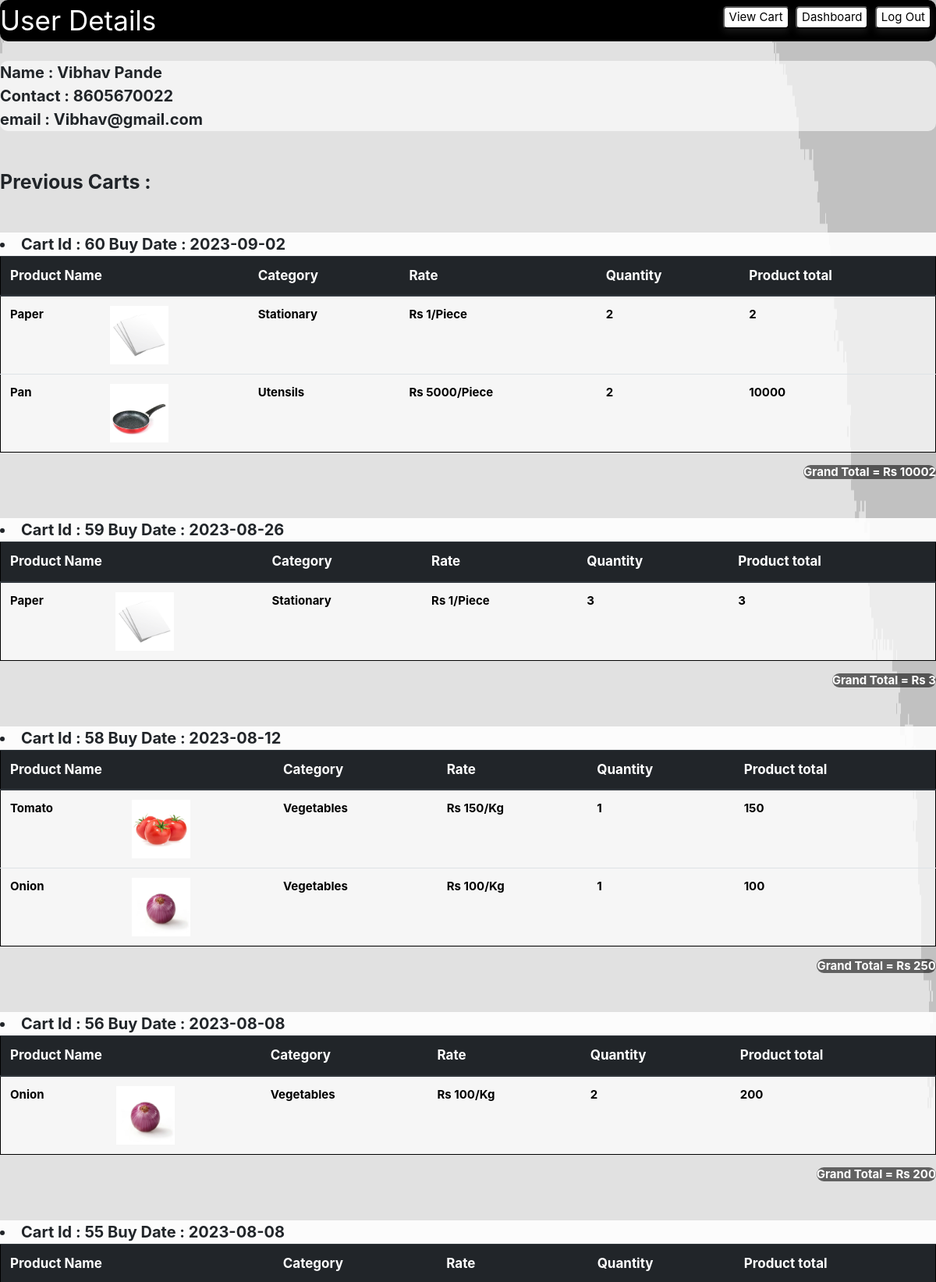
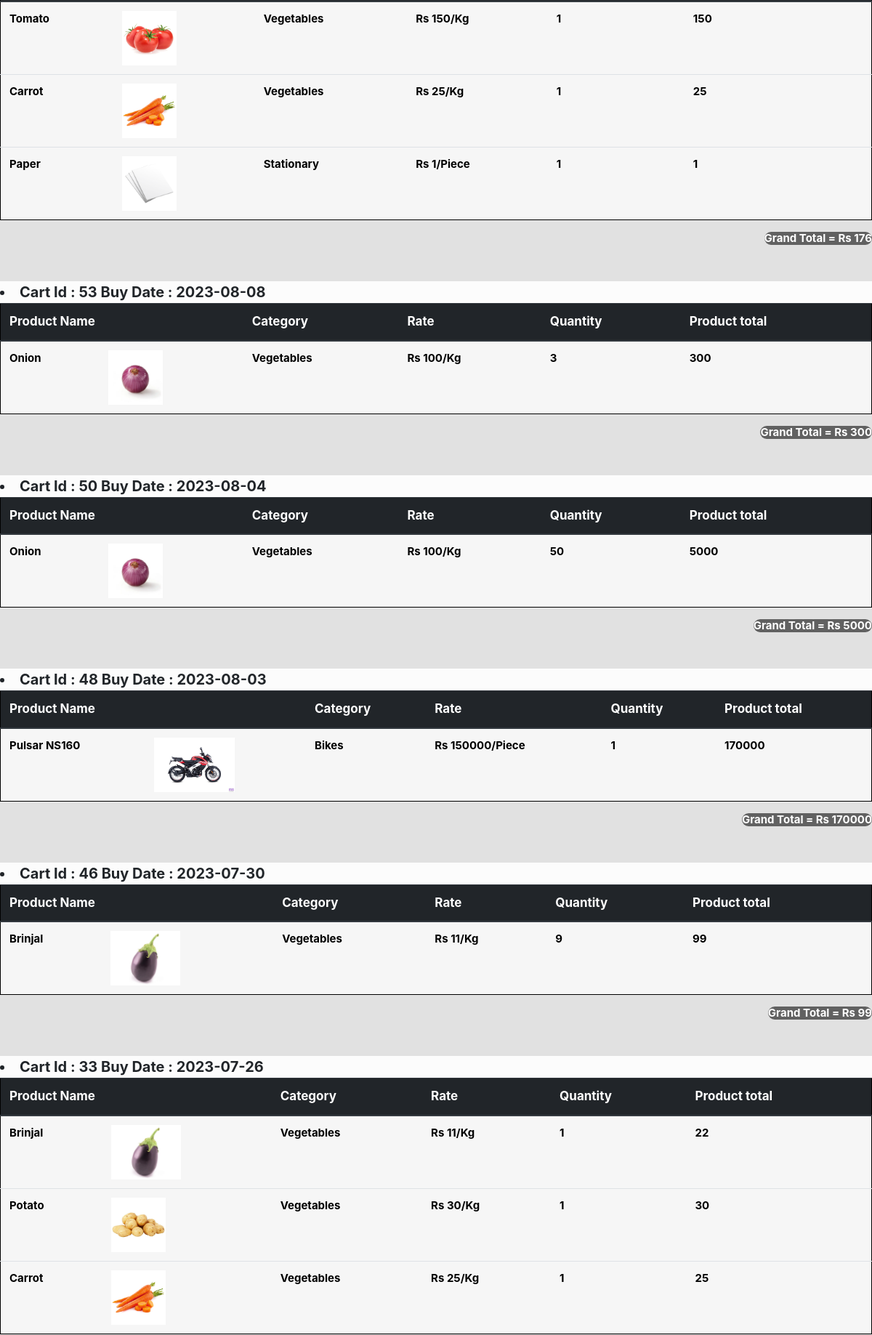
/user/profile (signed in, upper part), run on the app's committed database (2 pictures, top to bottom).
### app.py (models this page shows)
class User(db.Model , UserMixin):
    __tablename__ = 'user'
    id = db.Column(db.Integer , primary_key = True)
    email = db.Column(db.String , nullable = False , unique = True)
    password = db.Column(db.String , nullable = False)
    active = db.Column(db.Integer)
    fname = db.Column(db.String)
    lname = db.Column(db.String)
    contact = db.Column(db.Integer)
    role_id = db.Column(db.Integer , db.ForeignKey("role.id") , nullable = False)

class Cart(db.Model):
    __tablename__ = 'Cart'
    Cart_id = db.Column(db.Integer , primary_key = True)
    user_id = db.Column(db.String , db.ForeignKey("user.id") , nullable = False)
    Total = db.Column(db.Integer , nullable = False)
    Status = db.Column(db.Integer , nullable = False)
    Buy_date = db.Column(db.String)

class Inventory(db.Model):
    __tablename__ = 'Inventory'
    Prod_id = db.Column(db.Integer , primary_key = True)
    Prod_name = db.Column(db.String , nullable = False)
    Prod_price_rs = db.Column(db.Integer , nullable = False)
    Price_per = db.Column(db.String , nullable = False)
    Cat_id = db.Column(db.Integer , db.ForeignKey("Category.Cat_id") , nullable = False)
    Quantity = db.Column(db.Integer)
    is_Deleted = db.Column(db.Integer , nullable = False)
    Expiry_date = db.Column(db.String)
    is_Expired = db.Column(db.Integer)
    product_image = db.Column(db.String)

class Category(db.Model):
    __tablename__ = 'Category'
    Cat_id = db.Column(db.Integer , primary_key = True)
    Cat_name = db.Column(db.String , nullable = False , unique = True)
    is_Deleted = db.Column(db.Integer , nullable = False)
    image_link = db.Column(db.String)

class Cart_details(db.Model):
    __tablename__ = 'Cart_details'
    __table_args__ = (db.PrimaryKeyConstraint('Cart_id', 'Prod_id') , )
    Cart_id = db.Column(db.Integer , db.ForeignKey("Cart.Cart_id") , nullable = False)
    Prod_id = db.Column(db.Integer , db.ForeignKey("Inventory.Prod_id") , nullable = False)
    Quantity = db.Column(db.Integer , nullable = False)
    Prod_total = db.Column(db.Integer , nullable = False)

### app.py (the view)
@app.route("/user/profile" , methods = ["GET" , "POST"])
def profile():
    user_carts = {}
    dates = {}
    all_carts = Cart.query.filter_by(user_id = current_user.id).all()
    for cart in all_carts:
        cart_details = Cart_details.query.filter_by(Cart_id = cart.Cart_id).all()
        prod_list = []
        prod_list.append(cart.Total)
        for product in cart_details:
            prod_dic = {}
            all_prod = db.session.query(Inventory.Prod_id , Inventory.Prod_name , Category.Cat_name , Inventory.Prod_price_rs , Inventory.Price_per , Inventory.product_image).outerjoin(Inventory , Category.Cat_id == Inventory.Cat_id ).filter(Inventory.Prod_id == product.Prod_id).first()
            prod_dic['prod_id'] = all_prod[0]
            prod_dic['prod_name'] = all_prod[1]
            prod_dic['category'] = all_prod[2]
            prod_dic['prod_price'] = all_prod[3]
            prod_dic['unit'] = all_prod[4]
            prod_dic['quantity'] = product.Quantity
            prod_dic['prod_total'] = product.Prod_total
            prod_dic['image'] = all_prod[5]
            prod_list.append(prod_dic)
        user_carts[cart.Cart_id] = prod_list
        if cart.Cart_id not in dates.keys():
            dates[cart.Cart_id] = cart.Buy_date
    return render_template("profile.html" , user_carts = user_carts , dates = dates)

### app.py (called while the page is built)
@login_manager.user_loader
def user_loader(user_id):
    return User.query.get(int(user_id))

### templates/profile.html (shortened to what this page needs)
<!DOCTYPE html>
<html lang="en">
<head>
    <link rel="stylesheet" href="/static//profile.css">
    <link rel="stylesheet" href="https://cdn.jsdelivr.net/npm/bootstrap@4.1.3/dist/css/bootstrap.min.css">
</head>
<body>
    <nav>
        <ul>
            <li class="user-area">User Details</li>
            <li class="cart"><button onclick= "location.href='/user/viewcart';" class="nav-btn">View Cart</button></li>
            <li class="dashboard">
                <button onclick = " location.href = '/user/dashboard';" class="nav-btn">Dashboard</button>
            </li>
            <li class="log-out">
                <form action = "/log_out" method = "POST">
                    <button type="submit" onclick="return confirm('Sure to Logout ? ');" class="nav-btn">Log Out</button>
                </form>
            </li>
        </ul>
    </nav>
    <div class="details">
        Name       : {{ current_user.fname }} {{ current_user.lname }}<br>
        Contact    : {{ current_user.contact }}<br>
        email      : {{ current_user.email }}
    </div>
    <div class="previos-carts">
    <h2>Previous Carts : </h2>
        {% for cart_id , contents in user_carts.items()|reverse%}
        <div class="id-date">
            <li>
            Cart Id : {{ cart_id }}
            Buy Date : {{ dates[cart_id] }}
            </li>
        </div>
            <table class="table">
            <thead class="thead-dark">
            <tr>
                <th scope="col" colspan="2">Product Name</th>
                <th scope="col">Category</th>
                <th scope="col">Rate</th>
                <th scope="col">Quantity</th>
                <th scope="col">Product total</th>
            </tr>
            </thead>
            <tbody>
            {% for cart in contents[1:] %}
                <tr>
                    <td>{{ cart['prod_name'] }}</td>
                    <td>
                        <img src="{{ cart['image']  }}" alt="prod-image" style="height: 75px;">
                    </td>
                    <td>{{ cart['category'] }}</td>
                    <td>Rs {{ cart['prod_price'] }}/{{ cart['unit'] }}</td>
                    <td>{{ cart['quantity'] }}</td>
                    <td>{{ cart['prod_total'] }}</td>
                </tr>
            {% endfor %}
            </tbody>
            </table>
            <h5>Grand Total = Rs {{ contents[0] }}</h5>
        {% endfor %}
    </div>
</body>
</html>

### static/profile.css (style rules this page uses)
ul { list-style-type: none; margin: 0; padding: 0; }
nav { margin: auto; background-color: #000000; color: rgb(255, 255, 255); border-radius: 10px; }
nav ul { display: flex; }
li.user-area { font-size: 35px; margin-right: auto; }
li.log-out { margin-top: 0.7%; margin-left: 0.7%; margin-right: 0.5%; order: 5; }
li.cart { margin-top: 0.7%; order: 3; }
li.dashboard { margin-top: 0.7%; margin-left: 0.7%; order: 4; }
.nav-btn { font-size: 15px; background-color: #ffffff; border-radius: 5px; color: rgb(0, 0, 0); cursor: pointer; -webkit-transition: all 0.3s ease; transition: all 0.3s ease; box-shadow: 0 4px 10px rgba(83, 83, 83, 0.3); }
body { background-image: url("profile_image.jpg"); background-size:100% 100%; background-repeat:no-repeat; background-attachment:fixed; background-position: center center; }
.details { margin-top: 25px; display: flex; flex-direction: row; font-size: 20px; line-height: 30px; background-color: #ffffff9b; border-radius: 10px; font-weight: bold; }
.previos-carts h2 { margin-top: 50px; font-size: 25px; font-weight: bold; }
.id-date { background-color: #ffffffe6; margin-top: 50px; font-size: 20px; font-weight: bold; }
.table.table thead { font-size: 17px; }
.table.table tbody { background-color: #ffffffb2; color: rgb(0, 0, 0); font-size: 15px; font-weight: bold; }
.previos-carts h5 { margin-top: 0; margin-left: auto; width: fit-content; font-size: 15px; font-weight: bold; background-color: #00000091; color: white; border-radius: 10px; }
.table.table { border-collapse: collapse; width: 100%; border: 1px solid black; border-radius: 10px; }

### data on the page
User: fname "Vibhav", lname "Pande", contact "8605670022", email "Vibhav@gmail.com"
Cart: Buy_date "2023-09-02", Total "10002"
Inventory: prod_name "Paper", image (picture), category "Stationary", prod_price "1", unit "Piece", quantity "2", prod_total "2", quantity "3", prod_total "3", quantity "1", prod_total "1"
Inventory: prod_name "Pan", image (picture), prod_price "5000", unit "Piece"
Category: category "Utensils"
Cart_details: prod_total "10000"
Cart: Buy_date "2023-08-26"
Cart: Buy_date "2023-08-12"
Inventory: prod_name "Tomato", image (picture), category "Vegetables", prod_price "150", unit "Kg", quantity "1", prod_total "150"
Inventory: prod_name "Onion", image (picture), category "Vegetables", prod_price "100", unit "Kg", quantity "1", prod_total "100", quantity "2", prod_total "200", prod_name "Onion" "Onion", unit "Kg" "Kg"
Cart: Buy_date "2023-08-08"
Cart: Buy_date "2023-08-08"
Inventory: prod_name "Carrot", image (picture), category "Vegetables", prod_price "25", unit "Kg", quantity "1", prod_total "25"
Cart: Buy_date "2023-08-08", Total "300"
Category: category "Vegetables" "Vegetables"
Cart_details: prod_total "300"
Cart: Buy_date "2023-08-04", Total "5000"
Cart_details: prod_total "5000"
Cart: Buy_date "2023-08-03", Total "170000"
Inventory: prod_name "Pulsar NS160", image (picture), prod_price "150000", unit "Piece"
Category: category "Bikes"
Cart_details: prod_total "170000"
Cart: Buy_date "2023-07-30"
Inventory: prod_name "Brinjal", image (picture), category "Vegetables", prod_price "11", unit "Kg", quantity "9", prod_total "99", quantity "1", prod_total "22"
Cart: Buy_date "2023-07-26"
Inventory: prod_name "Potato", image (picture), category "Vegetables", prod_price "30", unit "Kg", quantity "1", prod_total "30"

### other printed values
{{ cart_id }} "60" "59" "58" "56" "55" "53" "50" "48" "46" "33"
{{ cart['quantity'] }} "2" "3" "50" "1"
{{ contents[0] }} "3" "250" "200" "176" "99"
{{ cart['prod_price'] }} "100" "100"
